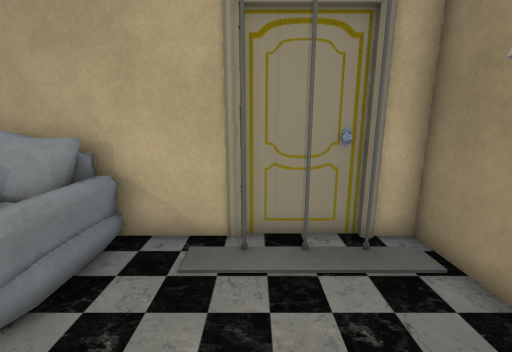
view 1 (above)

19 first-person views from a walk through a scene from a Unity 3-D project. The camera is 1.5 m above the floor, tilts 12° down and sees 90° across. The floor is counted in squares, 0.5 m on a side. Each view is taken from the middle of a square. On the plan, view 1 faces up. The plan holds only what a view shows up to about 19 squares ahead; the rest is blank. The player character is not drawn. Some surface patterns are stand-ins.

view 2
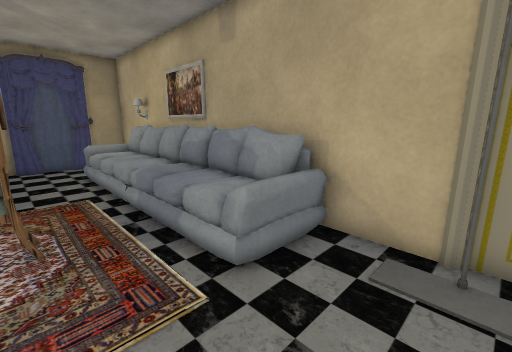

view 3
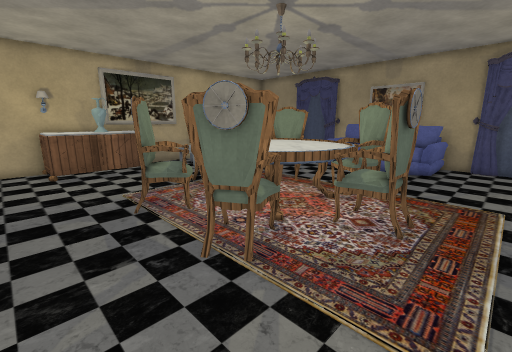

view 4
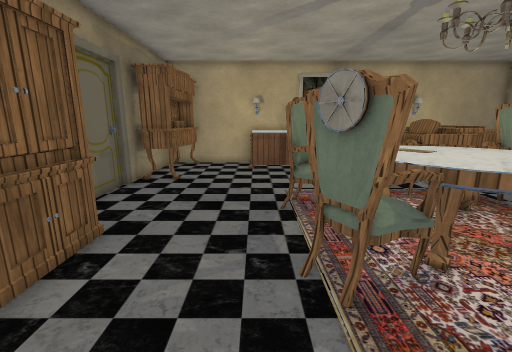

view 5
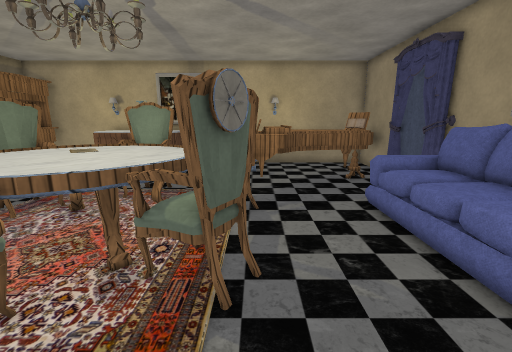

view 6
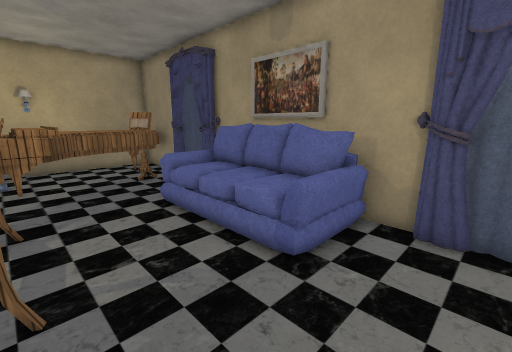

view 7
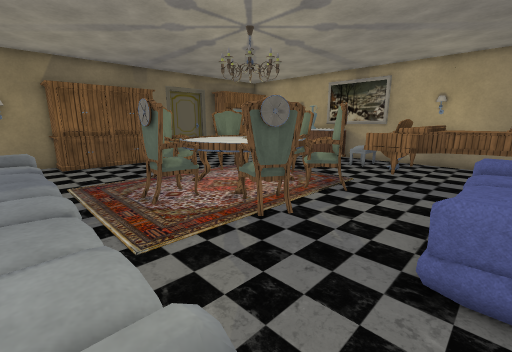

view 8
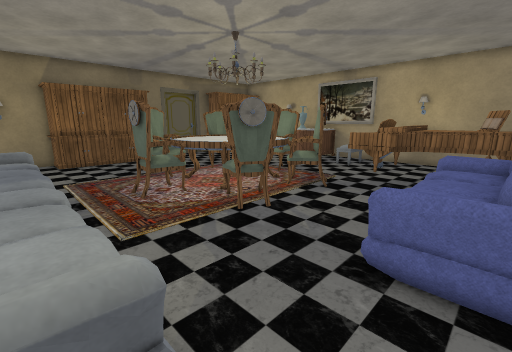

view 9
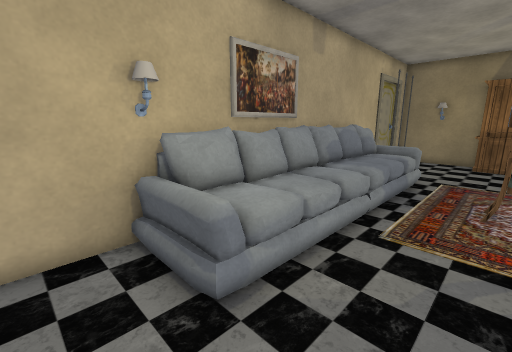

view 10
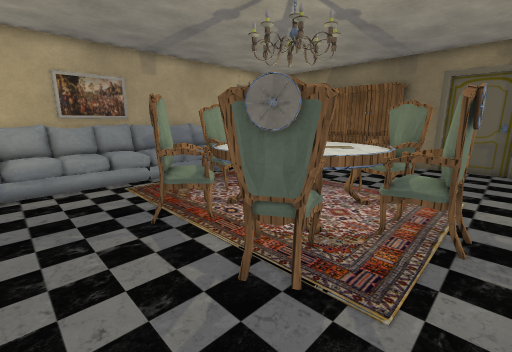

view 11
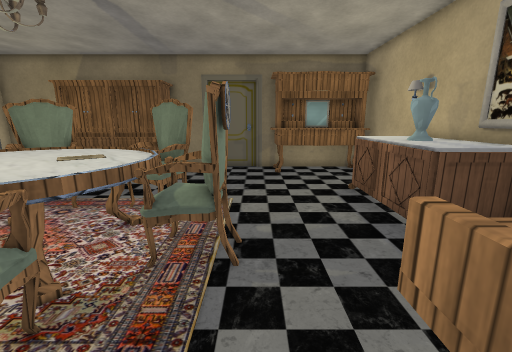

view 12
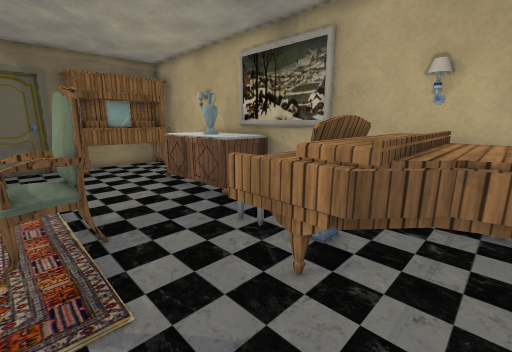

view 13
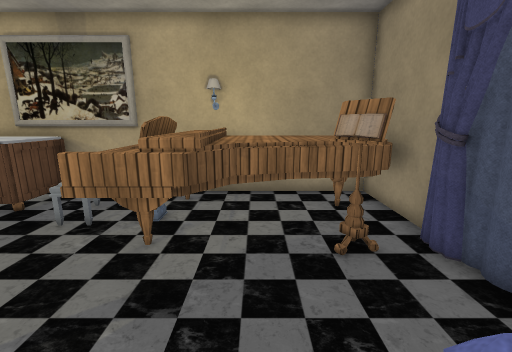

view 14
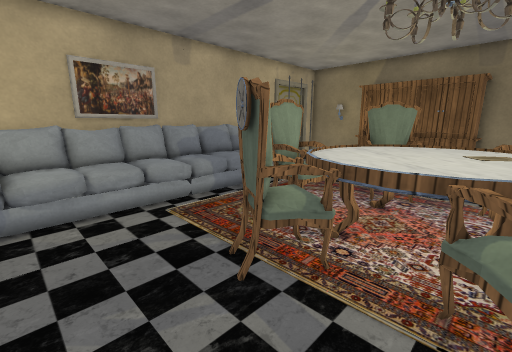

view 15
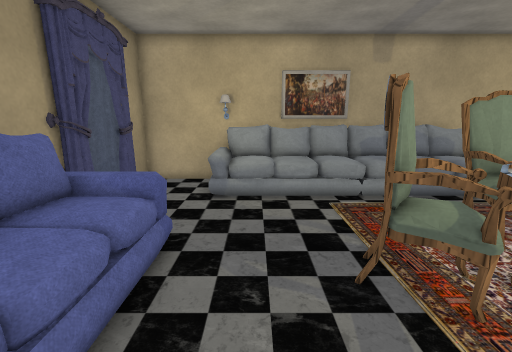

view 16
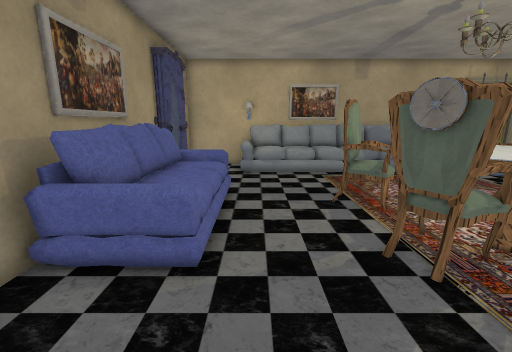

view 17
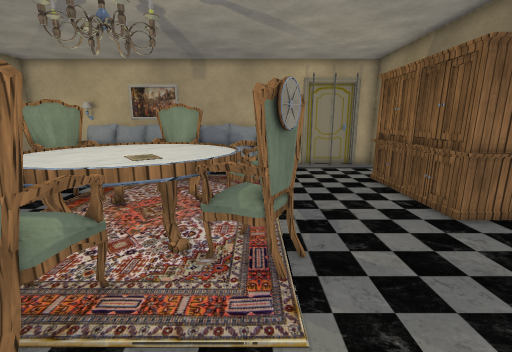

view 18
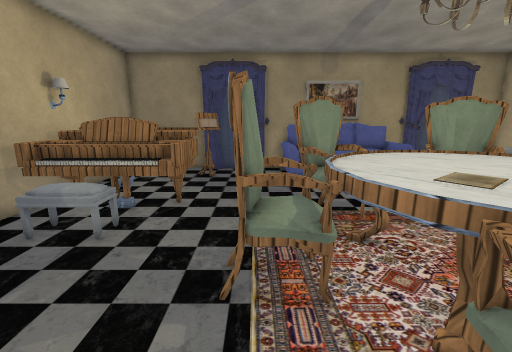

view 19
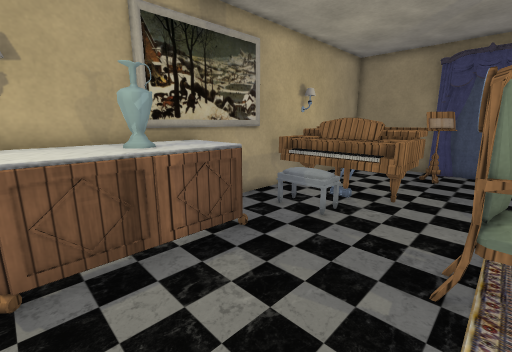

### Floor plan
Key: @ floor where view 1 was taken; # wall or solid block; . floor; O other object.
Columns run from 20 left of view 1 to 4 right of it. Each row starts with its distance up from view 1.
  7 OOOOOO#OOOOO#OOOOO#O##
  6 #OOOOOOOOOOOOOOOOOOO#####
  5 # ..OOOOOOOOOOOOOO...O..#
  4 # ..OOOOOOOOOOOOOO......#
  3 #...OOOOOOOOOOOOOO......#
  2 #.....................OO#
  1 #O........       .....OOO
  0 #......... OOOO  ...@.O
 -1 #OOOO....O OOOO O.....O
 -2 #OOOO...OOOOOOOOOO....O
 -3 #OO O...OOOOOOOOOO....O
 -4 #OO O....OOOOOOOO.....O O
 -5 #OO .....OOOOOOOO.....OO#
 -6 #OOOO...OOOOOOOOOO......#
 -7 #OOOO...OOOOOOOOOO......#
 -8 # .......O.OOOO.O.......#
 -9 #O.........OOOO.........#
-10 #.......................#
-11 #.OO...OOO............OO#
-12 #..O..OOOO............OO#
-13 #OOOOOOOOOOO..........OOO
-14 #OOOOOOOOOOO.OOOOOO...OOO
-15 # OOOOOOOO...OOOOOO...OOO
-16 #  OOOOOOO...OOOOOO...OOO
-17 #######OOOOOOOOOOO#######

Where each view was taken, in squares from view 1:
view 1: 0 up, 0 right, facing up
view 2: 0 up, 0 right, facing up-left
view 3: 2 up, 0 right, facing down-left
view 4: 2 up, 2 left, facing down
view 5: 2 up, 12 left, facing down
view 6: 2 up, 12 left, facing down-left
view 7: 4 up, 17 left, facing down-right
view 8: 4 up, 18 left, facing down-right
view 9: 0 up, 18 left, facing up-right
view 10: 10 down, 15 left, facing up-right
view 11: 10 down, 13 left, facing right
view 12: 8 down, 15 left, facing down-right
view 13: 6 down, 15 left, facing down
view 14: 6 down, 15 left, facing up-right
view 15: 7 down, 14 left, facing up
view 16: 12 down, 15 left, facing up
view 17: 12 down, 4 left, facing up
view 18: 9 down, 3 left, facing left
view 19: 9 down, 2 left, facing down-left
